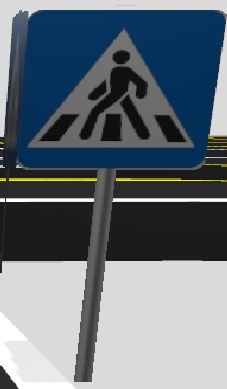
#> input picture stepanova_anastasia_autorace_core/signes/pedestrian_crossing_sign.jpg, 227 x 389 px
$ python -i sign_recognition.py   (imports and definitions only)
#> lines starting #> are read from the running program, lines starting #| are printed output that depends on the picture; after the words box and inside, x2 and y2 are one past the last pixel; in counts of white or black regions, pixels touching at a corner belong together
import cv2
import numpy as np
import matplotlib.pyplot as plt
import os
import os.path
import sys
from ament_index_python.packages import get_package_share_directory
orb = cv2.ORB_create(100000)
orb1 = cv2.ORB_create(1000)
stages = 0
#['traffic_intersection']
signs = [['traffic_left', 'traffic_right'], ['traffic_construction'], ['traffic_parking'], ['pedestrian_crossing_sign'], ['tunnel'], ]
# [20 lines left out: function lab, not called in this run]


PATH_TEMPLATE = "signes"
images = []
classNames = []
classFound = [0, 0]
# [1 line that did not run here, left out]

# [11 lines left out: function update_classes, not called in this run]

# [1 line not run here, left out]


# Create Descriptor for each image class
def createDesc(images):
    descList = []
    keypointList = []
    for img in images:
        keypoint, descriptor = orb1.detectAndCompute(img, None)
        keypointList.append(keypoint)
        descList.append(descriptor)
    return descList, keypointList

descList, keypointList = createDesc(images)

def checkMatch(img, descList, keypointList, threshold=10.0):
    img_keypoint, img_descriptor = orb.detectAndCompute(img, None)
    bf = cv2.BFMatcher()
    matchListLen = []
    matchList = []
    classIndices = []  # List to keep track of class indices
    global_coor = []
    for i, desc in enumerate(descList):  # Add index to enumerate
        if (img_descriptor is not None):
            matches = bf.knnMatch(desc, img_descriptor, k=2)
            #img3 = cv2.drawMatches(images[i],keypointList[i],img, img_keypoint,[c for sublist in matches for c in sublist],None, flags=2)


            #Display the image
            #cv2.imshow('Matches', img3)
            #cv2.waitKey(0)
            goodMatches = []
            goods = []
            coordinates = []
            for m, n in matches:
                if m.distance < 0.7 * n.distance and m.queryIdx < len(img_keypoint):
                    goodMatches.append([m])
                    goods.append([m, n])
                    coordinates.append(img_keypoint[m.queryIdx].pt)
            if(len(goodMatches) >= 10):
                # Remove matches that are far away
                #img3 = cv2.drawMatches(images[i],keypointList[i],img, img_keypoint,[c for sublist in  goods for c in sublist],None, flags=2)
                #cv2.imshow('Matches', img3)
                #cv2.waitKey(0)
                while(len(goodMatches) >= 1):
                    centrlenght = []
                    res_centrlenght = []
                    for j in range(len(goodMatches)):
                        new_coordinates = coordinates[:j] + coordinates[j+1:]
                        centroid = np.mean(new_coordinates, axis=0)
                        centrlenght.append([np.linalg.norm(np.array(img_keypoint[m[0].queryIdx].pt) - centroid) for m in goodMatches])
                    res_centrlenght = [np.mean(column) for column in zip(*centrlenght)]
                    # [9 lines of commented-out code are left out]
                    if(max(res_centrlenght) > threshold):
                        #print(max(res_centrlenght))
                        goodMatches.pop(res_centrlenght.index(max(res_centrlenght)))
                        goods.pop(res_centrlenght.index(max(res_centrlenght)))
                        coordinates.pop(res_centrlenght.index(max(res_centrlenght)))
                    else:
                        break
                    prop = np.copy(img)
                    # [6 lines of commented-out code are left out]
                matchListLen.append(len(goodMatches))
                matchList.append(goodMatches)
                global_coor.append(coordinates)
                #img3 = cv2.drawMatches(images[i],keypointList[i],img, img_keypoint,[c for sublist in  goods for c in sublist],None, flags=2)
                #cv2.imshow('Matches', img3)
                #cv2.waitKey(0)

            coordinates = []
        classIndices.append(i)
    return matchList, matchListLen, global_coor, classIndices  # Return classIndices


# Find detected class
def getClass(matches, classIndices, threshold=10):
    finalClass = -1
    if (len(matches) != 0):
        maxMatchCount = max(matches)
        #print([classNames[i] for i in classIndices])
        if maxMatchCount > threshold:
            maxMatchIndex = matches.index(maxMatchCount)
            finalClass = classIndices[maxMatchIndex]
    return finalClass


# [23 lines left out: function is_arrow_pointing_up, not called in this run]


def detectTrafficSignsOnDataset(img, threshold=15):
    global stages
    global descList
    global keypointList
    global images
    classFound = [0] * len(classNames)
    currentImage = np.copy(img)
    gray_image = cv2.cvtColor(currentImage, cv2.COLOR_BGR2GRAY)
    matchRaw, matchLen, coordinates, classIndices = checkMatch(gray_image, descList, keypointList, 200)
    classID = getClass(matchLen, classIndices, threshold)
    findedClass = 'none'
    if (classID != -1):
        stages = (stages + 1) % 6
        findedClass = classNames[classID]

        if (findedClass in['traffic_left', 'traffic_right']):
            if is_arrow_pointing_up(currentImage):
                findedClass = 'traffic_left'
            else:
                findedClass = 'traffic_right'


        classFound[classID] += 1
        cv2.putText(currentImage, f'Detected: {classNames[classID]} deb: {matchLen}', (img.shape[1] // 2, img.shape[0] // 2), cv2.FONT_HERSHEY_PLAIN, 1, (0, 255, 0), 1)
        # Convert your list of points to a numpy array of type int32
        points = np.array(coordinates[classIndices.index(classID)], dtype=np.int32)

        # Calculate the bounding rectangle only if there are points left after outlier removal
        update_classes()
        descList, keypointList = createDesc(images)
        if points.size > 0:
            x, y, w, h = cv2.boundingRect(points)

            # Draw the rectangle on your image
            cv2.rectangle(currentImage, (x, y), (x + w, y + h), (0, 255, 0), 2)
    else:
        cv2.putText(currentImage, f"Undetected deb: {matchLen}", (img.shape[1] // 2, img.shape[0] // 2), cv2.FONT_HERSHEY_PLAIN, 1, (0, 0, 255), 1)

    return currentImage, findedClass

# [5 lines left out: function recognition, not called in this run]

>>> import cv2
>>> picture = cv2.imread('../../stepanova_anastasia_autorace_core/signes/pedestrian_crossing_sign.jpg')
#> picture is the input picture: shape (389, 227, 3); mean B, G, R 121.7, 113.2, 103.2
>>> result = detectTrafficSignsOnDataset(picture)
#> in detectTrafficSignsOnDataset, `gray_image = cv2.cvtColor(currentImage, cv2.COLOR_BGR2GRAY)`:
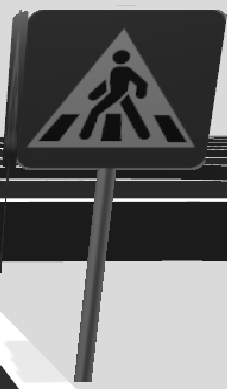
#> gray_image: shape (389, 227); min 8, max 255, mean 111.2
#> in checkMatch, `img_keypoint, img_descriptor = orb.detectAndCompute(img, None)`: img_keypoint = 471 keypoints; strongest (x, y, size): (93, 199, 31), (84, 261, 31), (105, 263, 31), (114, 199, 37.2)
#> after the loop in checkMatch, `for i, desc in enumerate(descList):`: classIndices = []
#> in detectTrafficSignsOnDataset, `classID = getClass(matchLen, classIndices, threshold)`: classID = -1
#> in detectTrafficSignsOnDataset, `cv2.putText(currentImage, f"Undetected deb: {matchLen}", (img.shape[1]..`:
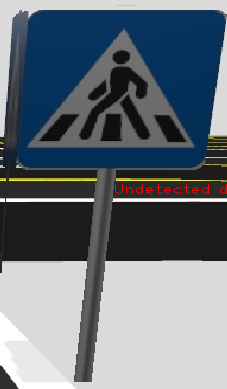
#> currentImage: shape (389, 227, 3); 0.25% of pixels changed, all inside (x1, y1, x2, y2) = (115, 184, 227, 194)
